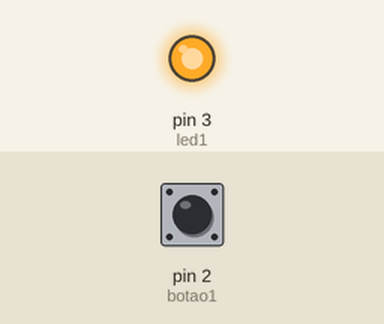
Recording of a sketch running on a simulated Arduino Uno, built with avr-gcc and run on an emulated ATmega328P. On the bench: output pins drawn as LEDs (lit = HIGH). The test bench sets the inputs (shaded band); at power-on: pin 2 (botao1) LOW.

Above: at 1.2 s.
1.3 s: pin 2 (botao1) pulled HIGH for 0.15 s
At 1.37 s:
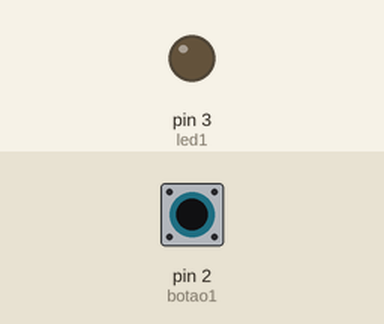
2.9 s: pin 2 (botao1) pulled HIGH for 3.2 s
At 7.3 s:
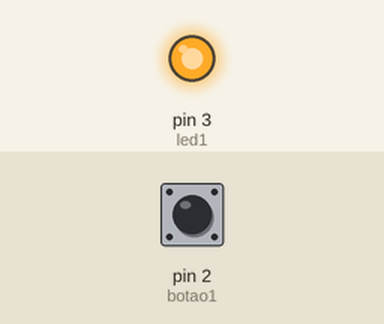
Timing chart, 0 to 8.8 s (numbered marks = the images above; inputs shaded):
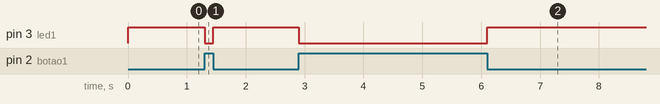

Measured:
- after the input at 1.3 s, pin 3 (led1): HIGH → LOW at once, → HIGH 0.15 s later
- after the input at 2.9 s, pin 3 (led1): HIGH → LOW at once, → HIGH 3.2 s later

The sketch:

codigo.ino
```cpp
// C++ code
//
const int led1 = 3;
const int botao1 = 2;

int var1;

void setup()
{
  pinMode(led1, OUTPUT);
  pinMode(botao1, INPUT);
}

void loop()
{
  var1 =digitalRead(botao1);

  if(var1){

  digitalWrite(led1, LOW);
  }else{
  digitalWrite(led1, HIGH);
  }

}
```
